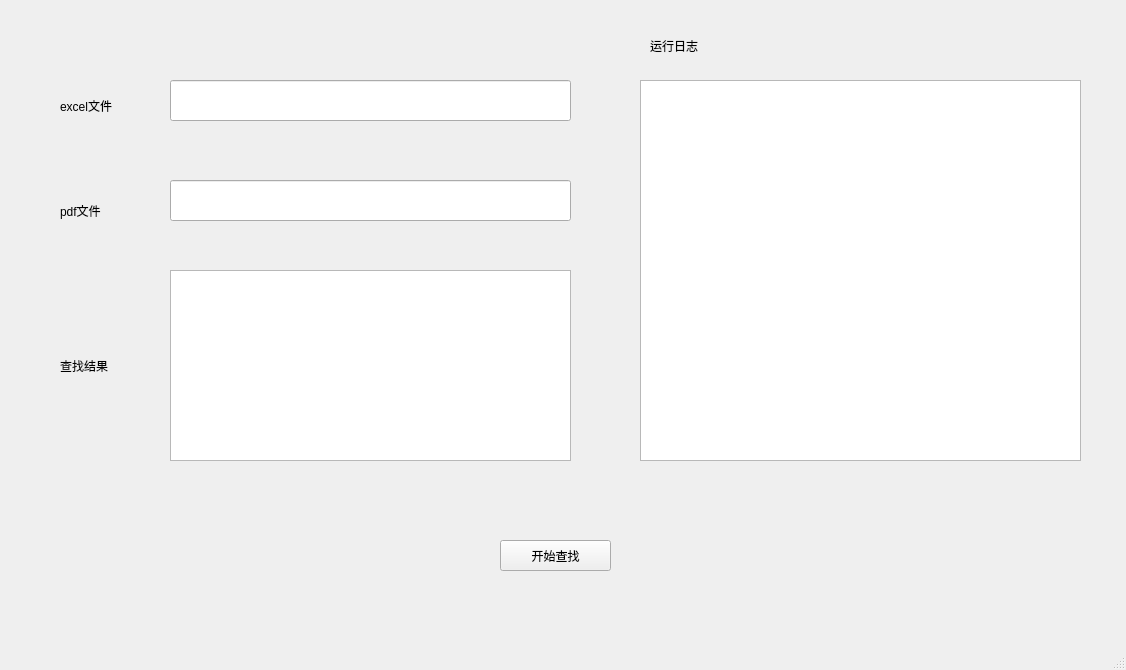
<?xml version="1.0" encoding="UTF-8"?>
<ui version="4.0">
 <class>MainWindow</class>
 <widget class="QMainWindow" name="MainWindow">
  <property name="geometry">
   <rect>
    <x>0</x>
    <y>0</y>
    <width>1126</width>
    <height>670</height>
   </rect>
  </property>
  <property name="windowTitle">
   <string>MainWindow</string>
  </property>
  <widget class="QWidget" name="centralwidget">
   <widget class="QLabel" name="label">
    <property name="geometry">
     <rect>
      <x>60</x>
      <y>80</y>
      <width>61</width>
      <height>51</height>
     </rect>
    </property>
    <property name="text">
     <string>excel文件</string>
    </property>
   </widget>
   <widget class="QLabel" name="label_2">
    <property name="geometry">
     <rect>
      <x>60</x>
      <y>190</y>
      <width>71</width>
      <height>41</height>
     </rect>
    </property>
    <property name="text">
     <string>pdf文件</string>
    </property>
   </widget>
   <widget class="QLineEdit" name="lineEdit">
    <property name="geometry">
     <rect>
      <x>170</x>
      <y>80</y>
      <width>401</width>
      <height>41</height>
     </rect>
    </property>
   </widget>
   <widget class="QLineEdit" name="lineEdit_2">
    <property name="geometry">
     <rect>
      <x>170</x>
      <y>180</y>
      <width>401</width>
      <height>41</height>
     </rect>
    </property>
   </widget>
   <widget class="QPushButton" name="pushButton">
    <property name="geometry">
     <rect>
      <x>500</x>
      <y>540</y>
      <width>111</width>
      <height>31</height>
     </rect>
    </property>
    <property name="text">
     <string>开始查找</string>
    </property>
   </widget>
   <widget class="QTextEdit" name="textEdit">
    <property name="geometry">
     <rect>
      <x>170</x>
      <y>270</y>
      <width>401</width>
      <height>191</height>
     </rect>
    </property>
   </widget>
   <widget class="QTextBrowser" name="textBrowser">
    <property name="geometry">
     <rect>
      <x>640</x>
      <y>80</y>
      <width>441</width>
      <height>381</height>
     </rect>
    </property>
   </widget>
   <widget class="QLabel" name="label_3">
    <property name="geometry">
     <rect>
      <x>60</x>
      <y>350</y>
      <width>61</width>
      <height>31</height>
     </rect>
    </property>
    <property name="text">
     <string>查找结果</string>
    </property>
   </widget>
   <widget class="QLabel" name="label_4">
    <property name="geometry">
     <rect>
      <x>650</x>
      <y>30</y>
      <width>71</width>
      <height>31</height>
     </rect>
    </property>
    <property name="text">
     <string>运行日志</string>
    </property>
   </widget>
  </widget>
  <widget class="QMenuBar" name="menubar">
   <property name="geometry">
    <rect>
     <x>0</x>
     <y>0</y>
     <width>1126</width>
     <height>23</height>
    </rect>
   </property>
  </widget>
  <widget class="QStatusBar" name="statusbar"/>
 </widget>
 <resources/>
 <connections/>
</ui>
